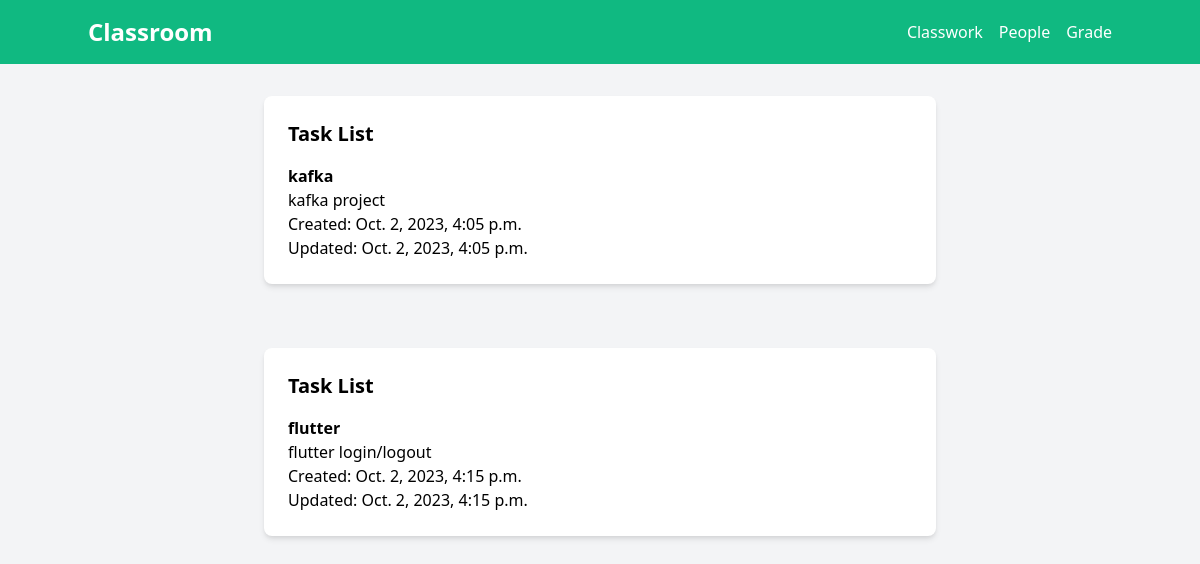
Screenshot of /classwork/ with the database file from the repository.
### todolist/models.py (models this page shows, shortened)
class Task(models.Model):
    title = models.CharField(max_length=100)
    description = models.TextField()
    created_at = models.DateTimeField(auto_now_add=True)
    updated_at = models.DateTimeField(auto_now=True)

### todolist/views.py (the view)
# urls.py: path('classwork/', views.classwork, name='classwork'),
def classwork(request):
    tasks = Task.objects.all()
    context = {
        'tasks': tasks
    }
    return render(request, 'todolist/classwork.html', context)

### todolist/templates/todolist/classwork.html (shortened to what this page needs)
{% extends 'todolist/components/base.html' %}
{% block content %}
<body>
    {% for task in tasks %}
    <section class="container mx-auto py-8">
        <div class="max-w-2xl mx-auto bg-white p-6 rounded-lg shadow-md">
            <h2 class="text-xl font-semibold mb-4">Task List</h2>
            <ul>
                <li>
                    <strong>{{ task.title }}</strong><br>
                    {{ task.description }}<br>
                    Created: {{ task.created_at }}<br>
                    Updated: {{ task.updated_at }}
                </li>
            </ul>
        </div>
    </section>
    {% endfor %}
</body>
{% endblock %}

### rows the page displays
Task: title "kafka", description "kafka project", created_at "Oct. 2, 2023, 4:05 p.m.", updated_at "Oct. 2, 2023, 4:05 p.m."
Task: title "flutter", description "flutter login/logout", created_at "Oct. 2, 2023, 4:15 p.m.", updated_at "Oct. 2, 2023, 4:15 p.m."
